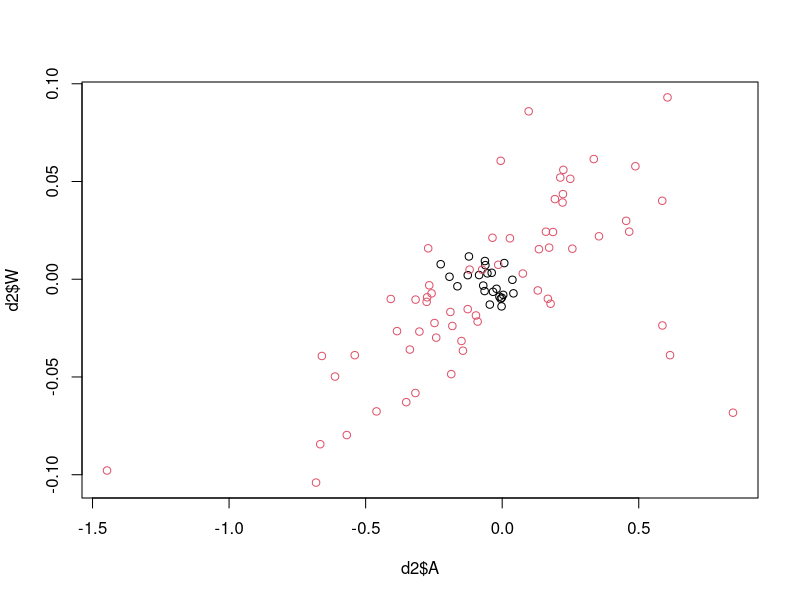
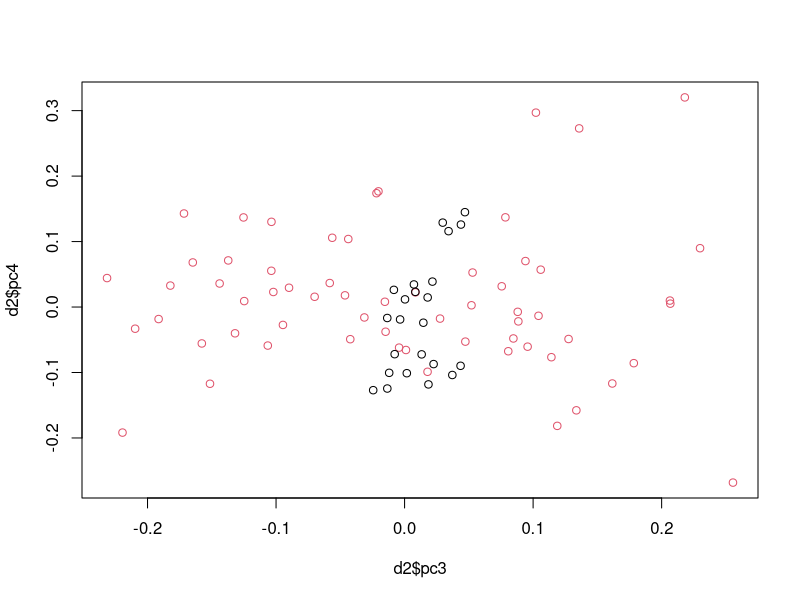
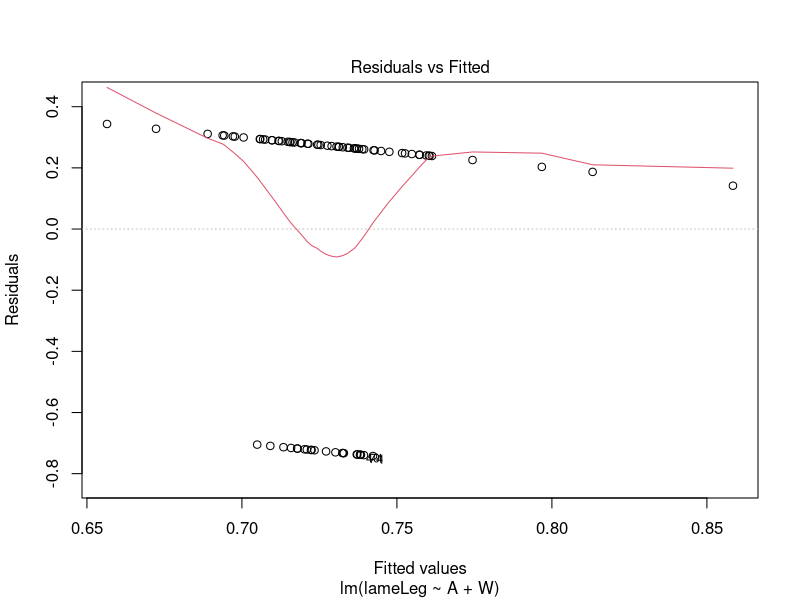
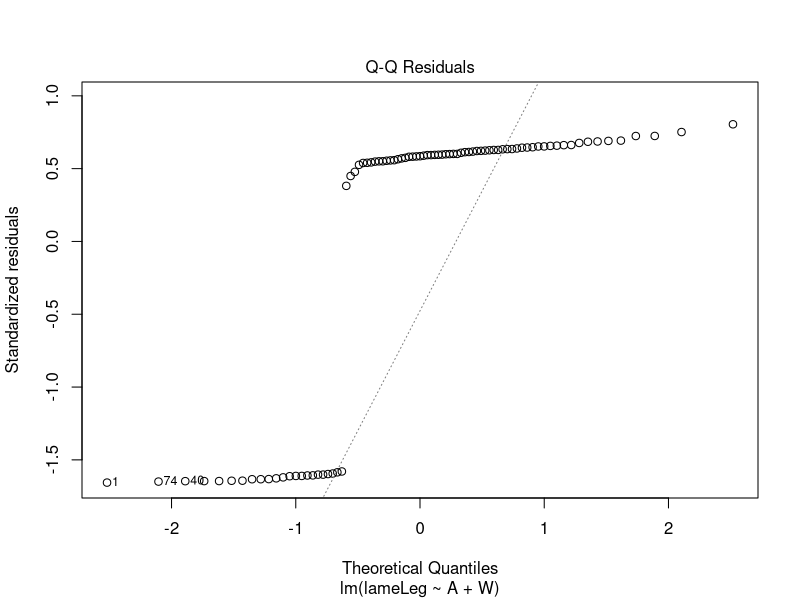
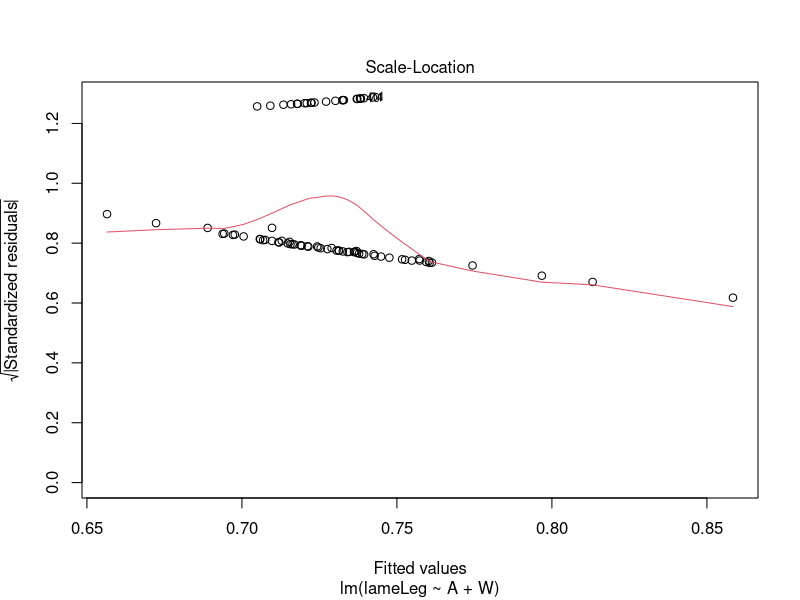
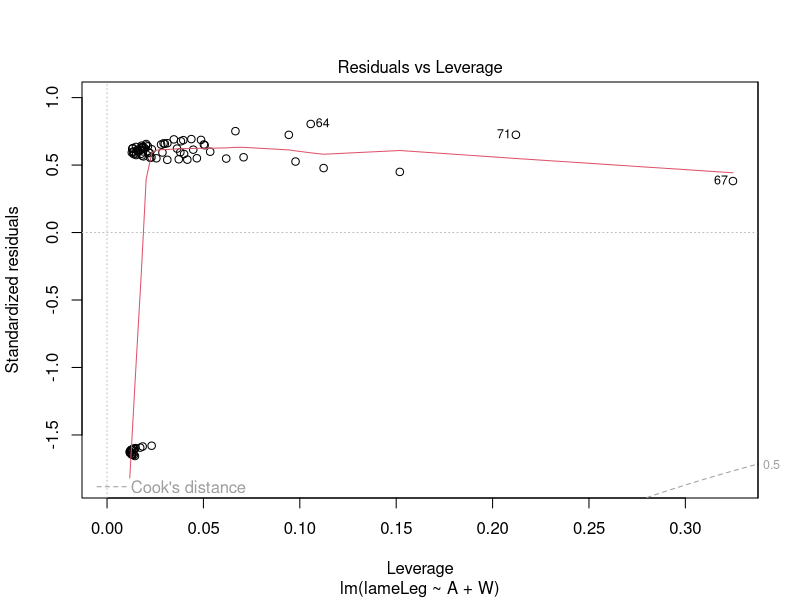
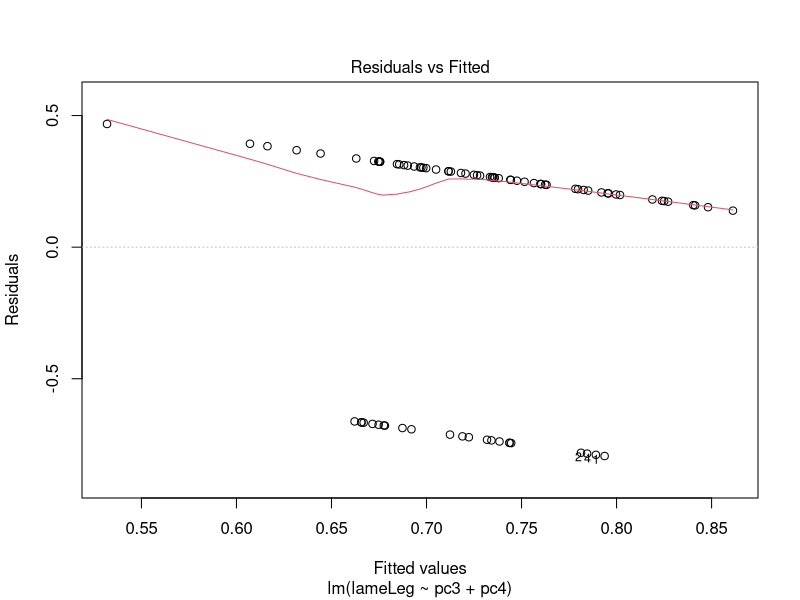
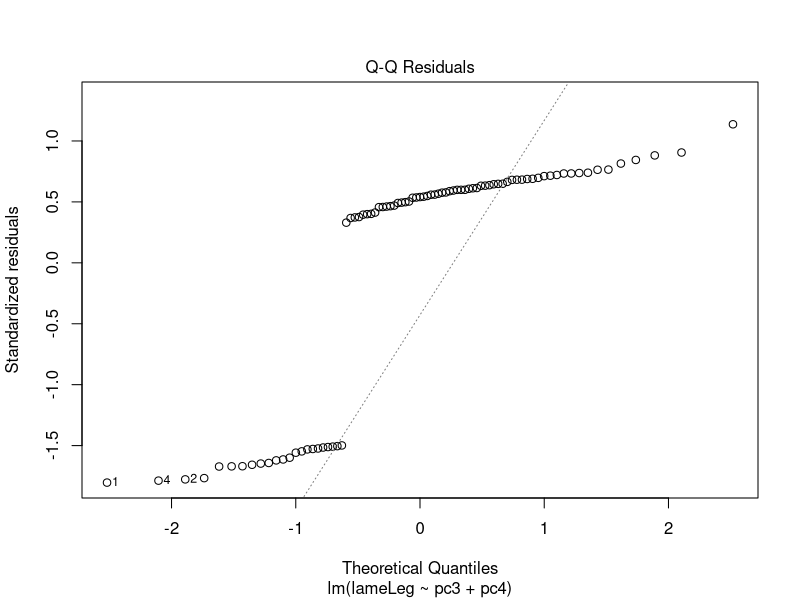

These figures' R source, in order: (Note: this script raises an error after producing the figures.)
setwd("/Users/frederikravnborg/Library/CloudStorage/OneDrive-DanmarksTekniskeUniversitet/DTU-Frederik’s MacBook Pro/ProjStat/Project, Group/ProjStat")
(d <- read.table("horse_data23.txt", header=TRUE, as.is=TRUE))

#### Initial Plots ####



#### Goal 1 ####
(H <- as.factor(d$horse))
# If horse has a significant effect on A
fit <- lm(d$A ~ H); anova(fit)

# If horse has a significant effect on S
fit <- lm(d$S ~ H); anova(fit)

# If horse has a significant effect on W
fit <- lm(d$W ~ H); anova(fit)

#### Goal 2 ####
d2 <- d
for (i in 1:dim(d)[1]){
  if (d2$lameLeg[i] == "none"){d2$lameLeg[i] <- (0)}
  else {d2$lameLeg[i] <- (1)}
}

plot(d2$A, d2$W, col=as.factor(d2$lameLeg))
plot(d2$pc3, d2$pc4, col=as.factor(d2$lameLeg))
d2$lameLeg

# Binary classification (A/W)
fitAW <- lm(lameLeg ~ A + W, data=d2)
summary(fitAW)
plot(fitAW)

# Binary classification (PC3/PC4)
fitPC <- lm(lameLeg ~ pc3 + pc4, data=d2)
summary(fitPC)
plot(fitPC)


plot(subset(d2, lameLeg == 1)$A, pch=19, col="red", ylab="A", main="Symmetry score A")
points(subset(d2, lameLeg == 0)$A, pch=19, col="blue")
legend("topleft",legend=c("Some lameness", "No lameness"),
       col=c("red", "blue"), pch=19:19, cex=0.8)

plot(subset(d2, lameLeg == 1)$S, pch=19, col="red", ylab="S", main="Symmetry score S")
points(subset(d2, lameLeg == 0)$S, pch=19, col="blue")
legend("topleft",legend=c("Some lameness", "No lameness"),
       col=c("red", "blue"), pch=19:19, cex=0.8)

plot(subset(d2, lameLeg == 1)$W, pch=19, col="red", ylab="W", main="Symmetry score W")
points(subset(d2, lameLeg == 0)$W, pch=19, col="blue")
legend("topleft",legend=c("Some lameness", "No lameness"),
       col=c("red", "blue"), pch=19:19, cex=0.8)


length(subset(d2, lameLeg == 0)$A)
length(subset(d2, lameLeg == 1)$A)

?plot
plot(as.factor(subset(d2, lameLeg == 1)$horse))
plot(as.factor(subset(d2, lameLeg == 0)$horse))

subset(d2, horse == "B1")$lameLeg


plotd <- d
plotd$A <- round(plotd$A,2)
plotd$S <- round(plotd$S,2)
plotd$W <- round(plotd$W,2)
plotd$pc1 <- round(plotd$pc1,2)
plotd$pc2 <- round(plotd$pc2,2)
plotd$pc3 <- round(plotd$pc3,2)
plotd$pc4 <- round(plotd$pc4,2)

(nLame <- dim( (subset(d2, lameLeg == 1)) )[1])
(nNone <- dim( (subset(d2, lameLeg == 0)) )[1])
(ratio <- nLame / (nLame+nNone))



#### KNN - initialize ####

# Import packages
library(e1071)
library(caTools)
library(class)
library(caret)

# Define data
d <- read.table("horse_data23.txt", header=TRUE, as.is=TRUE)
d$lameLeg <- as.factor(d$lameLeg)
AW <- d[ , c("lameLeg", "A", "W")]
PC <- d[ , c("lameLeg", "pc3", "pc4")]
AWPC <- d[ , c("lameLeg", "A", "W", "pc3", "pc4")]

#### Using A and W ####

# Find optimal K
train.control <- trainControl(method  = "LOOCV")
(fit <- train(lameLeg~ .,
             method     = "knn",
             tuneGrid   = expand.grid(k = 1:20),
             trControl  = train.control,
             metric     = "Accuracy",
             data       = AW))
qplot(fit$results$k,fit$results$Accuracy,geom = "line",
      xlab = "k", ylab = "Accuracy")

n <- 85
accAW <- replicate(n, NA)
guess = replicate(n,NA)
for (i in 1:85){
    # create indexes for train and test
    testix <- replicate(n, FALSE)
    testix[i] <- TRUE
    trainix <- testix == FALSE
    traincl <- AW[trainix,][,1] # train classes
    trainD <- AW[trainix,][, 2:3]
    testD <- AW[testix,][, 2:3]
    classifier <- knn(train=trainD, test=testD, cl = traincl, k = 5)
    guess[i] <- as.character(classifier)
    accAW[i] <- sum(classifier == d$lameLeg[i])
}
accAW
guess = as.factor(guess)
mean(accAW)
(cm <- table(d$lameLeg, guess))

#### Using PC3 and PC4 ####

# Find optimal K
train.control <- trainControl(method  = "LOOCV")
(fit <- train(lameLeg~ .,
              method     = "knn",
              tuneGrid   = expand.grid(k = 1:20),
              trControl  = train.control,
              metric     = "Accuracy",
              data       = PC))
qplot(fit$results$k,fit$results$Accuracy,geom = "line",
      xlab = "k", ylab = "Accuracy")

n <- 85
accPC <- replicate(n, NA)
guess = replicate(n,NA)
for (i in 1:85){
  # create indexes for train and test
  testix <- replicate(n, FALSE)
  testix[i] <- TRUE
  trainix <- testix == FALSE
  traincl <- PC[trainix,][,1] # train classes
  trainD <- PC[trainix,][, 2:3]
  testD <- PC[testix,][, 2:3]
  classifier <- knn(train=trainD, test=testD, cl = traincl, k = 5)
  guess[i] <- as.character(classifier)
  accPC[i] <- sum(classifier == d$lameLeg[i])
}
accPC
guess = as.factor(guess)
mean(accPC)
(cm <- table(d$lameLeg, guess))


#### Using A, W, PC3 and PC4 ####

# Find optimal K
train.control <- trainControl(method  = "LOOCV")
(fit <- train(lameLeg~ .,
              method     = "knn",
              tuneGrid   = expand.grid(k = 1:20),
              trControl  = train.control,
              metric     = "Accuracy",
              data       = AWPC))
qplot(fit$results$k,fit$results$Accuracy,geom = "line",
      xlab = "k", ylab = "Accuracy")

n <- 85
accAWPC <- replicate(n, NA)
guess = replicate(n,NA)
for (i in 1:85){
  # create indexes for train and test
  testix <- replicate(n, FALSE)
  testix[i] <- TRUE
  trainix <- testix == FALSE
  traincl <- AWPC[trainix,][,1] # train classes
  trainD <- AWPC[trainix,][, 2:5]
  testD <- AWPC[testix,][, 2:5]
  classifier <- knn(train=trainD, test=testD, cl = traincl, k = 3)
  guess[i] <- as.character(classifier)
  accAWPC[i] <- sum(classifier == d$lameLeg[i])
}
accAWPC
guess = as.factor(guess)
mean(accAWPC)
(cm <- table(d$lameLeg, guess))


#### Make Diagonal ####

# Collapse diagonals in data
d <- read.table("horse_data23.txt", header=TRUE, as.is=TRUE)
dDia <- d
for (i in 1:85){
  if(dDia$lameLeg[i] == "right:fore" || dDia$lameLeg[i] == "left:hind"){
    dDia$lameLeg[i] <- "rflh"}
  else if (dDia$lameLeg[i] == "left:fore" || dDia$lameLeg[i] == "right:hind"){
    dDia$lameLeg[i] <- "lfrh"}
    }
dDia$lameLeg <- as.factor(dDia$lameLeg)

# Extract desired features
AW <- dDia[ , c("lameLeg", "A", "W")]
PC <- dDia[ , c("lameLeg", "pc3", "pc4")]
AWPC <- dDia[ , c("lameLeg", "A", "W", "pc3", "pc4")]

#### Diagonal A and W ####

# Find optimal K
train.control <- trainControl(method  = "LOOCV")
(fit <- train(lameLeg~ .,
              method     = "knn",
              tuneGrid   = expand.grid(k = 1:20),
              trControl  = train.control,
              metric     = "Accuracy",
              data       = AW))
qplot(fit$results$k,fit$results$Accuracy,geom = "line",
      xlab = "k", ylab = "Accuracy")

n <- 85
accDAW <- replicate(n, NA)
guess = replicate(n,NA)
for (i in 1:85){
  # create indexes for train and test
  testix <- replicate(n, FALSE)
  testix[i] <- TRUE
  trainix <- testix == FALSE
  traincl <- AW[trainix,][,1] # train classes
  trainD <- AW[trainix,][, 2:3]
  testD <- AW[testix,][, 2:3]
  classifier <- knn(train=trainD, test=testD, cl = traincl, k = 6)
  guess[i] <- as.character(classifier)
  accDAW[i] <- sum(classifier == dDia$lameLeg[i])
}
accDAW
guess = as.factor(guess)
mean(accDAW)
(cm <- table(d$lameLeg, guess))

#### Diagonal PC3 and PC4 ####

# Find optimal K
train.control <- trainControl(method  = "LOOCV")
(fit <- train(lameLeg~ .,
              method     = "knn",
              tuneGrid   = expand.grid(k = 1:20),
              trControl  = train.control,
              metric     = "Accuracy",
              data       = PC))
qplot(fit$results$k,fit$results$Accuracy,geom = "line",
      xlab = "k", ylab = "Accuracy")

n <- 85
accDPC <- replicate(n, NA)
guess = replicate(n,NA)
for (i in 1:85){
  # create indexes for train and test
  testix <- replicate(n, FALSE)
  testix[i] <- TRUE
  trainix <- testix == FALSE
  traincl <- PC[trainix,][,1] # train classes
  trainD <- PC[trainix,][, 2:3]
  testD <- PC[testix,][, 2:3]
  classifier <- knn(train=trainD, test=testD, cl = traincl, k = 5)
  guess[i] <- as.character(classifier)
  accDPC[i] <- sum(classifier == dDia$lameLeg[i])
}
accDPC
guess = as.factor(guess)
mean(accDPC)
(cm <- table(d$lameLeg, guess))


#### Diagonal A, W, PC3 and PC4 ####

# Find optimal K
train.control <- trainControl(method  = "LOOCV")
(fit <- train(lameLeg~ .,
              method     = "knn",
              tuneGrid   = expand.grid(k = 1:20),
              trControl  = train.control,
              metric     = "Accuracy",
              data       = AWPC))
qplot(fit$results$k,fit$results$Accuracy,geom = "line",
      xlab = "k", ylab = "Accuracy")

n <- 85
accDAWPC <- replicate(n, NA)
guess = replicate(n,NA)
for (i in 1:85){
  # create indexes for train and test
  testix <- replicate(n, FALSE)
  testix[i] <- TRUE
  trainix <- testix == FALSE
  traincl <- AWPC[trainix,][,1] # train classes
  trainD <- AWPC[trainix,][, 2:5]
  testD <- AWPC[testix,][, 2:5]
  classifier <- knn(train=trainD, test=testD, cl = traincl, k = 3)
  guess[i] <- as.character(classifier)
  accDAWPC[i] <- sum(classifier == dDia$lameLeg[i])
}
accDAWPC
guess = as.factor(guess)
mean(accDAWPC)
(cm <- table(d$lameLeg, guess))










#### McNemar ####

# General contingency table
(Performance <- matrix(c("f11", "f01", "f10", "f00"),
         nrow = 2,
         dimnames = list("1st Model" = c("Correct", "Wrong"),
                         "2nd Model" = c("Correct", "Wrong"))))



# function to create f11, f01, f10, f00
f <- function(x,y){
  f11 <- 0; f01 <- 0; f10 <- 0; f00 <- 0;
  for (i in 1:length(x)){
    if      (x[i] == 1 & y[i] == 1){f11 <- f11+1}
    else if (x[i] == 0 & y[i] == 1){f01 <- f01+1}
    else if (x[i] == 1 & y[i] == 0){f10 <- f10+1}
    else if (x[i] == 0 & y[i] == 0){f00 <- f00+1}}
  matrix(c(f11, f01, f10, f00),
         nrow = 2,
         dimnames = list("1st Model" = c("Correct", "Wrong"),
                         "2nd Model" = c("Correct", "Wrong")))}

A <- cbind(accAW,accPC,accAWPC,accDAW,accDPC,accDAWPC)

 
# Med adjustment
(mcMat <- data.frame(matrix(ncol = 6, nrow = 6)))
colnames(mcMat) <- c("AW","PC","AWPC","DAW","DPC","DAWPC")
for (i in 1:6){
  for (j in i:6){ if(i != j){
    mcMat[i,j] <- p.adjust(mcnemar.test(f(A[,i], A[,j]))[3], method="BH", n=5)
  }}
}
mcMat


#### McNemar Decision Tree ####
(CT <- t(read.table("CT_res.csv", sep=",", header = FALSE)))
(CTD <- t(read.table("CT_collapsed_res.csv", sep=",", header = FALSE)))
A <- cbind(accAW,accPC,accAWPC,accDAW,accDPC,accDAWPC, CT[,1], CT[,2], CT[,3], CTD[,1], CTD[,2], CTD[,3])

# With p-adjustment (just Tree)
(mcMat <- data.frame(matrix(ncol = 6, nrow = 6)))
colnames(mcMat) <- c("AW","PC","AWPC","DAW","DPC","DAWPC")
for (i in 7:12){
  for (j in i:12){ if(i != j){
    mcMat[i-6,j-6] <- p.adjust(mcnemar.test(f(A[,i], A[,j]))[3], method="BH", n=5)
  }}
}
mcNemar_pvalues_Tree <- mcMat
signif(mcNemar_pvalues_Tree,2)

#### McNemar both models ####
# With p-adjustment
(mcMat <- data.frame(matrix(ncol = 12, nrow = 12)))
colnames(mcMat) <- c("kAW","kPC","kAWPC","kDAW","kDPC","kDAWPC","tAW","tPC","tAWPC","tDAW","tDPC","tDAWPC")
for (i in 1:12){
  for (j in i:12){ if(i != j){
    mcMat[i,j] <- mcnemar.test(f(A[,i], A[,j]))[3]
  }}
}
p.adjust(mcMat)
matrix(p.adjust(as.vector(mcMat)), method="BH", n=12)
length(as.vector(mcMat))

mcNemar_pvalues_Both <- mcMat
signif(mcNemar_pvalues_Both,2)

library(MASS)
write.matrix(mcNemar_pvalues_Both,file="mcNemar_pvalues_Both.csv")
write.matrix(mcNemar_pvalues_Tree,file="mcNemar_pvalues_Tree.csv")
